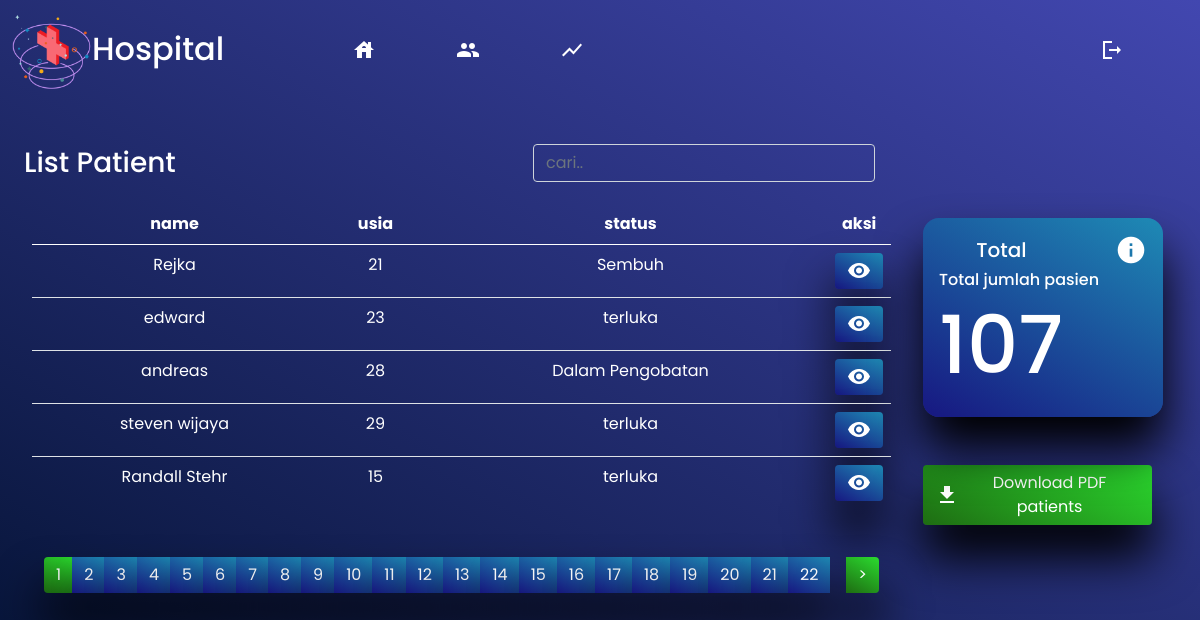
Screenshot of /patients.php (signed in) with the database file from the repository.
### tables this page shows
CREATE TABLE `patients` (
  `id` int(11) NOT NULL,
  `nama` varchar(50) DEFAULT NULL,
  `usia` int(11) DEFAULT NULL,
  `gambar` varchar(255) DEFAULT NULL,
  `email` varchar(100) DEFAULT NULL,
  `status_id` int(11) DEFAULT NULL
);

CREATE TABLE `statuses` (
  `id` int(11) NOT NULL,
  `name` varchar(20) DEFAULT NULL
);

### functions.php (called while the page is built, shortened)
<?php
function koneksi() {
  $conn = mysqli_connect('localhost','id19059853_rejka','l4IT_K-un^qVfI=z','id19059853_hospital') or die('KONEKSI GAGAL');
  return $conn;
}
function query($query) {
  $conn = koneksi();
  $result = mysqli_query($conn, $query) or die(mysqli_error($conn));
  $rows = [];while( $row = mysqli_fetch_assoc($result) ){
    $rows[] = $row;
  } return $rows;
}
function just_query($query){
  $conn = koneksi();
  $result = mysqli_query($conn, $query) or die(mysqli_error($conn));
  return $result;
}

### patients.php (the view, shortened to what this page needs)
<?php
  require 'functions.php';
  $per_page = 5;
  $all_data_count = mysqli_num_rows(just_query("SELECT * FROM patients"));
  $page_count = ceil($all_data_count / $per_page);
  $current_page = isset($_GET['p']) ? $_GET['p'] : 1;
  $start_data = ( $per_page * $current_page ) - $per_page;
  $patients = query("SELECT p.id, p.nama, p.usia, p.email, st.name as status FROM patients p join statuses st on p.status_id = st.id  LIMIT $start_data, $per_page");
  $total_patients = count(query("SELECT * from patients"));
?>
<!DOCTYPE html>
<html lang="en">
  <head>
    <link href="https://cdn.jsdelivr.net/npm/bootstrap@5.0.2/dist/css/bootstrap.min.css" rel="stylesheet">
    <link rel="stylesheet" href="./assets/css/custom.css">
  </head>
  <body>
    <nav class="navbar navbar-expand-lg navbar-light text-white mb-3">
      <div class="container-fluid">
        <div class="navbar-brand" href="#">
          <img src="assets/image/hospital_logo.png" class="brand-logo" alt="">
          <h2>Hospital</h2>
        </div>
        <div class="collapse navbar-collapse" id="navbarText">
          <ul class="navbar-nav ps-5 me-auto mb-2 mb-lg-0">
            <li class="nav-item">
              <a class="nav-link" aria-current="page" href="./index.php">
                <span class="material-icons-sharp">house</span>
              </a>
            </li>
            <li class="nav-item">
              <a class="nav-link" href="./patients.php">
                <span class="material-icons-sharp">group</span>
              </a>
            </li>
            <li class="nav-item">
              <a class="nav-link" href="./statistics.php">
                <span class="material-icons-sharp">show_chart</span>
              </a>
            </li>
          </ul>
          <span class="navbar-text me-5">
            <a class="nav-link" href="logout.php">
              <span class="material-icons-sharp">logout</span>
            </a>
          </span>
        </div>
      </div>
    </nav>
    <div class="d-flex justify-content-around ">
      <div class="main d-flex flex-column w-100">
        <div class="d-flex justify-content-between align-items-center">
          <h3 class="text-white m-4">List Patient</h3>
          <form class="d-flex" action="" method="get">
            <input type="text" class="form-control me-5" name="keyword" id="keyword" placeholder="cari..">
          </form>
        </div>
        <div class="main-table" id="main-table">
          <table class="table table-hover text-center">
            <thead>
              <tr>
                <th>name</th>
                <th>usia</th>
                <th>status</th>
                <th colspan="3">aksi</th>
              </tr>
            </thead>
            <tbody>
              <?php foreach($patients as $key => $value): ?>
              <tr>
                <td><?php echo $value['nama'] ?></td>
                <td><?php echo $value['usia'] ?></td>
                <td><?php echo $value['status'] ?></td>
                <td  style="width: 3rem">
                  <a href="detail_patient.php?id=<?= $value['id'] ?>"  class="btn btn-primary d-flex align-items-center justify-content-center box-shadow">
                    <span class="material-icons-sharp">visibility</span>
                  </a>
                </td>
              </tr>
              <?php endforeach ?>
            </tbody>
          </table>
          <div class="d-flex justify-content-center mt-5">
            <ul class="pagination">
              <?php for($page=1;$page<=$page_count;$page++): ?>
                <li class="page-item ">
                  <a href="?p=<?= $page ?>" class="page-link bg-primary border-none box-shadow text-white <?= ($current_page == $page) ? "bg-success":""; ?>"><?= $page ?></a>
                </li>
              <?php endfor; ?>
              <?php if( $current_page < $page_count ): ?>
                <li class="page-item ">
                  <a href="?p=<?= $current_page + 1 ?>" class="page-link bg-success ms-3 box-shadow text-white">&gt;</a>
                </li>
              <?php endif; ?>
            </ul>
          </div>
        </div>
      </div>
      <div class="right d-flex flex-column h-100 mt-5 pt-5">
        <div class="right-table w-100 d-flex justify-content-center flex-column">
          <div class="card box-shadow bg-primary text-white">
            <div class="card-body">
              <h5 class="card-title d-flex justify-content-between">
                <span class="text">Total</span>
                <span class="material-icons-sharp text-white">info</span>
              </h5>
              <h6 class="card-subtitle mb-2">Total jumlah pasien</h6>
              <div class="card-text d-flex">
                <h2><?php echo $total_patients ?></h2>
              </div>
            </div>
          </div>
          <a href="patients_download.php" class="btn btn-success mt-5 me-5 box-shadow d-flex align-items-center justify-content-center">
            <span class="material-icons-sharp">
            </span>
            Download PDF patients
          </a>
        </div>
      </div>
    </div>
  </body>
</html>

### assets/css/custom.css (style rules this page uses)
body { font-family: var(--font-default); overflow: hidden; margin: 0; padding: 0; }
nav, body { background: var(--bg-primary); background-attachment: fixed; }
table thead tr th { color: white }
table tbody tr td { color: white }
table tbody tr:last-child td { border: none; }
input[type='text'], input[type='email'], input[type='number'], .form-select { background: transparent; color: white; }
.navbar-brand { display: flex; height: 100%; width: 17vw; justify-content: space-around; align-items: center; }

### assets/css/variables.css (style rules this page uses)
:root { --color-light: #F5F5F5; --color-white: #fff; --color-dark: black; --color-warning: linear-gradient(29deg, rgba(223,124,46,1) 0%, rgba(176,191,35,1) 100%); --color-primary: linear-gradient(29deg, rgba(23,23,129,1) 0%, rgba(30,138,181,1) 100%); --color-danger: linear-gradient(29deg, rgba(129,1,0,1) 0%, rgba(191,110,66,1) 100%); --color-success: linear-gradient(29deg, rgba(30,108,18,1) 0%, rgba(43,219,47,1) 100%); --color-secondary: linear-gradient(29deg, rgba(57,57,57,1) 0%, rgba(158,135,135,1) 100%); --bg-primary: linear-gradient(29deg, rgba(0,15,43,1) 0%, rgba(66,71,176,1) 100%); --font-default: 'Poppins', sans-serif; --box-shadow: 0 2rem 3rem var(--color-dark); }

### assets/css/customation.css (style rules this page uses)
.bg-primary, .btn-primary { background: var(--color-primary) !important; border:none; }
.bg-success, .btn-success { background: var(--color-success) !important; border:none; }
.nav-link, .navbar-brand { color: white !important; }
.nav-link { margin-left: 4rem; transition: all 500ms ease; border-radius: 3rem; letter-spacing: 2px; }
.brand-logo { width: 5rem; }
.box-shadow { box-shadow: var(--box-shadow); transition: all 300ms ease; }
.card { border-radius: 1rem;width: 20vw !important; border:none; }
.card-title span:last-child { font-size: 2rem; }
.card-text h2 { font-size: 5rem; width: 100%; height: 100%; }
.card-title span.text { border-radius: 3rem; background: var(--bg); width: 60%; height: 2rem; display: flex;justify-content: center; align-items: center; }
.main { width: 70%;height: 70vh; }
.main-table { padding: 0 2rem; }
.right { width: 30%; }
.right-table { width: 90%; height: 60%; }

### rows the page displays
patients: nama "Rejka", usia "21", status.name "Sembuh"
patients: nama "edward", usia "23", status.name "terluka"
patients: nama "andreas", usia "28", status.name "Dalam Pengobatan"
patients: nama "steven wijaya", usia "29", status.name "terluka"
patients: nama "Randall Stehr", usia "15", status.name "terluka"

### other values shown
$total_patients "107"
